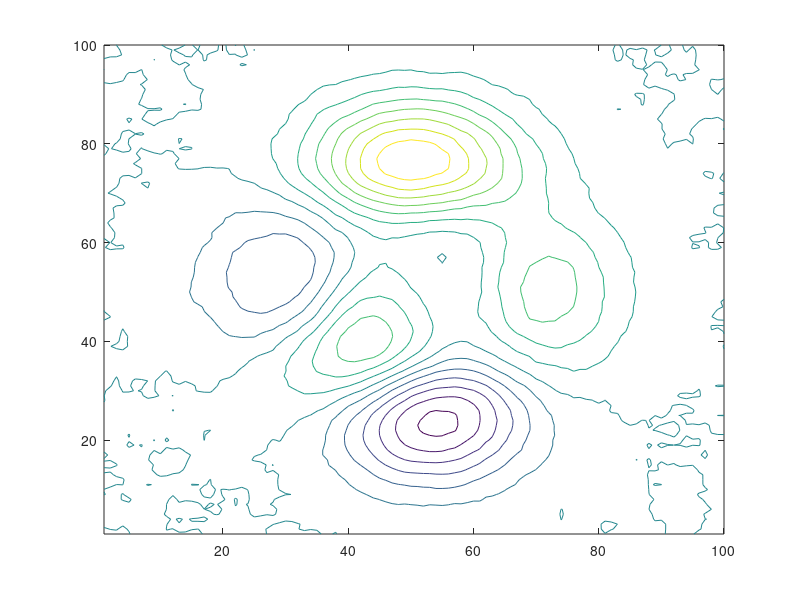

The MATLAB source for this figure:
% 使用 peaks 函数创建二维数据，并在各个等高线层级对数据绘图
Z = peaks(100);
levels = -7:1:10;

% 向数据中插入随机噪声并绘制含噪等高线
Znoise = Z + rand(100) - 0.5;
contour(Znoise,levels)

% 定义一个 3×3 核 K 并使用 conv2 对 Znoise 中的含噪数据进行平滑处理。
% 绘制经过平滑处理的等高线。conv2 中的 'same' 选项使输出的大小与输入相同。
K = (1/9)*ones(3);
Zsmooth1 = conv2(Znoise,K,'same');
contour(Zsmooth1, levels)

% 用 5×5 核对含噪数据进行平滑处理，并绘制新等高线
K = (1/25)*ones(5);
Zsmooth2 = conv2(Znoise,K,'same');
contour(Zsmooth2,levels)